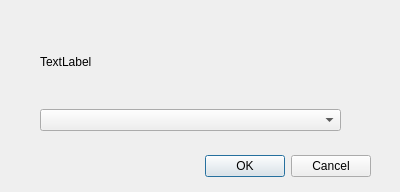
<?xml version="1.0" encoding="UTF-8"?>
<ui version="4.0">
 <class>AjoutPrecedenceDialog</class>
 <widget class="QDialog" name="AjoutPrecedenceDialog">
  <property name="geometry">
   <rect>
    <x>0</x>
    <y>0</y>
    <width>400</width>
    <height>192</height>
   </rect>
  </property>
  <property name="windowTitle">
   <string>Dialog</string>
  </property>
  <widget class="QDialogButtonBox" name="buttonBox">
   <property name="geometry">
    <rect>
     <x>30</x>
     <y>150</y>
     <width>341</width>
     <height>32</height>
    </rect>
   </property>
   <property name="orientation">
    <enum>Qt::Horizontal</enum>
   </property>
   <property name="standardButtons">
    <set>QDialogButtonBox::Cancel|QDialogButtonBox::Ok</set>
   </property>
  </widget>
  <widget class="QWidget" name="verticalLayoutWidget">
   <property name="geometry">
    <rect>
     <x>40</x>
     <y>20</y>
     <width>301</width>
     <height>111</height>
    </rect>
   </property>
   <layout class="QVBoxLayout" name="verticalLayout">
    <item>
     <widget class="QLabel" name="label">
      <property name="text">
       <string>TextLabel</string>
      </property>
     </widget>
    </item>
    <item>
     <widget class="QComboBox" name="selecteur_tache_pred"/>
    </item>
   </layout>
  </widget>
 </widget>
 <resources/>
 <connections>
  <connection>
   <sender>buttonBox</sender>
   <signal>accepted()</signal>
   <receiver>AjoutPrecedenceDialog</receiver>
   <slot>accept()</slot>
   <hints>
    <hint type="sourcelabel">
     <x>248</x>
     <y>254</y>
    </hint>
    <hint type="destinationlabel">
     <x>157</x>
     <y>274</y>
    </hint>
   </hints>
  </connection>
  <connection>
   <sender>buttonBox</sender>
   <signal>rejected()</signal>
   <receiver>AjoutPrecedenceDialog</receiver>
   <slot>reject()</slot>
   <hints>
    <hint type="sourcelabel">
     <x>316</x>
     <y>260</y>
    </hint>
    <hint type="destinationlabel">
     <x>286</x>
     <y>274</y>
    </hint>
   </hints>
  </connection>
 </connections>
</ui>
